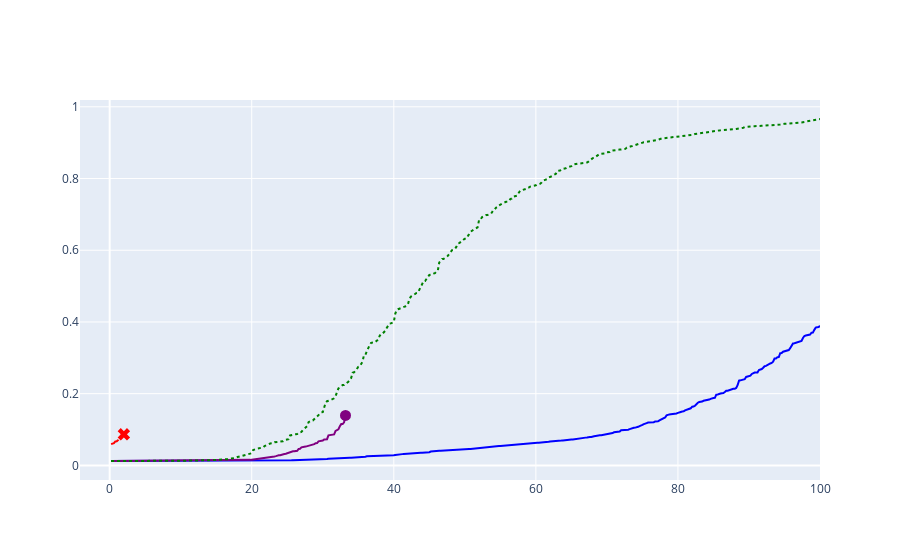

Notebook source saved alongside this figure:
### Code cell
cdf_args["df"] = chopped_df.query("(bias_detection_knob == '0' or bias_detection_knob == '1') and num_days_per_epoch == '7'")
fig = go.Figure()
for trace in cdf(**cdf_args):
    fig.add_trace(trace)
fig

### Figure 1 — Plotly figure (JSON) as saved in the notebook; plotly's stock layout.template omitted (floating-point values rounded to 4 significant figures; data arrays with more than 128 entries replaced by an {"elided": "..."} marker saying what was removed)
{"data": [{"legendgroup": "Cookie Monster", "line": {"dash": "solid"}, "marker": {"color": "blue", "symbol": "circle"}, "mode": "lines", "name": "Cookie Monster", "showlegend": false, "type": "scatter", "x": {"elided": "500 float values"}, "y": {"elided": "500 float values"}}, {"legendgroup": "Cookie Monster w/ bias detection", "line": {"dash": "solid"}, "marker": {"color": "purple", "symbol": "circle"}, "mode": "lines", "name": "Cookie Monster w/ bias detection", "showlegend": false, "type": "scatter", "x": {"elided": "166 float values"}, "y": {"elided": "166 float values"}}, {"legendgroup": "Cookie Monster w/ bias detection", "marker": {"color": "purple", "size": 11, "symbol": "circle"}, "mode": "markers", "name": "Cookie Monster w/ bias detection", "showlegend": false, "type": "scatter", "x": [33.2], "y": [0.1394]}, {"legendgroup": "On-device (ARA-like)", "line": {"dash": "dot"}, "marker": {"color": "green", "symbol": "diamond"}, "mode": "lines", "name": "On-device (ARA-like)", "showlegend": false, "type": "scatter", "x": {"elided": "500 float values"}, "y": {"elided": "500 float values"}}, {"legendgroup": "Off-device (IPA-like)", "line": {"dash": "dash"}, "marker": {"color": "red", "symbol": "x"}, "mode": "lines", "name": "Off-device (IPA-like)", "showlegend": false, "type": "scatter", "x": [0.2, 0.4, 0.6, 0.8, 1, 1.2, 1.4, 1.6, 1.8, 2], "y": [0.05928, 0.06093, 0.06191, 0.06676, 0.06705, 0.07076, 0.08483, 0.08626, 0.08626, 0.08675]}, {"legendgroup": "Off-device (IPA-like)", "marker": {"color": "red", "size": 11, "symbol": "x"}, "mode": "markers", "name": "Off-device (IPA-like)", "showlegend": false, "type": "scatter", "x": [2], "y": [0.08675]}], "layout": {}}
